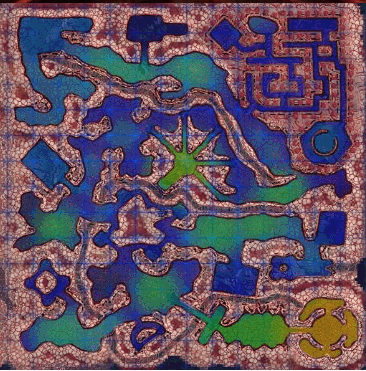
#> input picture data/maps/mantis_hive_map.png, 366 x 371 px, found by its file name
$ python map_analyzer.py
#> lines starting #> are read from the running program, lines starting #| are printed output that depends on the picture; after the words box and inside, x2 and y2 are one past the last pixel; in counts of white or black regions, pixels touching at a corner belong together
"""
Analizador de mapa - Encuentra los valores correctos de threshold
"""

import cv2
import numpy as np
import matplotlib.pyplot as plt
from pathlib import Path

class MapAnalyzer:
    def __init__(self, map_path):
#> called with map_path = 'data/maps/mantis_hive_map.png'
        self.map_path = map_path
        self.img = cv2.imread(map_path)
#> self.img is the input picture: shape (371, 366, 3); mean B, G, R 98.2, 81.1, 98.4
        if self.img is None:
            raise FileNotFoundError(f"No se pudo cargar: {map_path}")

        print(f"✓ Mapa cargado: {self.img.shape}")
#| ✓ Mapa cargado: (371, 366, 3)

    def analyze_colors(self):
        """Analizar distribución de colores"""
        print("\n" + "="*60)
        print("  ANÁLISIS DE COLORES")
        print("="*60 + "\n")

        # Convertir a diferentes espacios de color
        gray = cv2.cvtColor(self.img, cv2.COLOR_BGR2GRAY)
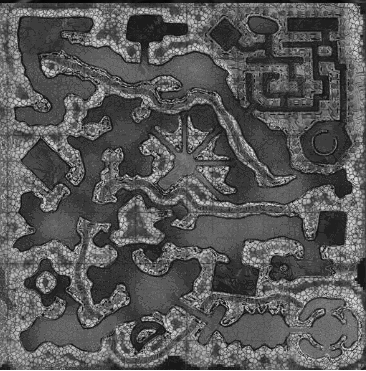
#> gray: shape (371, 366); min 4, max 255, mean 88.2
        hsv = cv2.cvtColor(self.img, cv2.COLOR_BGR2HSV)
#> hsv: shape (371, 366, 3); mean H, S, V 107.6, 123, 125.2

        # Calcular histogramas
        hist_gray = cv2.calcHist([gray], [0], None, [256], [0, 256])
#> hist_gray = 256 values, max 4579 at index 55, min 0 at index 0, mean 530.4

        # Encontrar picos
        peaks = []
        for i in range(1, 255):
            if hist_gray[i] > hist_gray[i-1] and hist_gray[i] > hist_gray[i+1]:
                if hist_gray[i] > 100:  # Threshold mínimo
                    peaks.append((i, hist_gray[i][0]))
#> after the loop, peaks = 56 pairs, first value 16 to 215, second value 113 to 4579

        peaks.sort(key=lambda x: x[1], reverse=True)

        print("📊 Picos en escala de grises (brightness):")
        for i, (value, count) in enumerate(peaks[:5], 1):
            print(f"   {i}. Valor {value} → {int(count)} píxeles")
#> this loop made 5 passes
#> (value, count) on passes 1 to 5: (55, 4579), (90, 4172), (73, 4093), (50, 3588), (61, 3578)
#|    1. Valor 55 → 4579 píxeles
#|    2. Valor 90 → 4172 píxeles
#|    3. Valor 73 → 4093 píxeles
#|    4. Valor 50 → 3588 píxeles
#|    5. Valor 61 → 3578 píxeles

        # Calcular percentiles
        flat_gray = gray.flatten()
        p25 = np.percentile(flat_gray, 25)
#> p25 = 57
        p50 = np.percentile(flat_gray, 50)
#> p50 = 85
        p75 = np.percentile(flat_gray, 75)
#> p75 = 112

        print(f"\n📐 Percentiles:")
        print(f"   25% → {p25:.0f}")
#|    25% → 57
        print(f"   50% (mediana) → {p50:.0f}")
#|    50% (mediana) → 85
        print(f"   75% → {p75:.0f}")
#|    75% → 112

        # Sugerir threshold
        # Los caminos son oscuros, las paredes claras
        # El threshold ideal está entre los dos picos principales
        if len(peaks) >= 2:
            suggested_threshold = int((peaks[0][0] + peaks[1][0]) / 2)
#> suggested_threshold = 72
        else:
            suggested_threshold = int(p50)

        print(f"\n💡 Threshold sugerido: {suggested_threshold}")
#| 💡 Threshold sugerido: 72

        return suggested_threshold

    def visualize_thresholds(self):
        """Probar múltiples thresholds y visualizar"""
        print("\n" + "="*60)
        print("  PROBANDO DIFERENTES THRESHOLDS")
        print("="*60 + "\n")

        gray = cv2.cvtColor(self.img, cv2.COLOR_BGR2GRAY)

        # Probar diferentes valores
        thresholds = [50, 70, 90, 110, 130, 150]

        output_dir = Path('output/threshold_tests')
        output_dir.mkdir(parents=True, exist_ok=True)

        results = []

        for thresh_val in thresholds:
            # Aplicar threshold
            _, binary = cv2.threshold(gray, thresh_val, 255, cv2.THRESH_BINARY_INV)

            # Limpiar
            kernel = np.ones((3, 3), np.uint8)
            cleaned = cv2.morphologyEx(binary, cv2.MORPH_OPEN, kernel, iterations=2)
            cleaned = cv2.morphologyEx(cleaned, cv2.MORPH_CLOSE, kernel, iterations=2)

            # Contar píxeles blancos (caminos)
            white_pixels = np.sum(cleaned > 0)
            total_pixels = cleaned.size
            coverage = (white_pixels / total_pixels) * 100

            # Guardar
            output_path = output_dir / f'threshold_{thresh_val}.png'
            cv2.imwrite(str(output_path), cleaned)

            results.append({
                'threshold': thresh_val,
                'coverage': coverage,
                'path': output_path
            })

            print(f"✓ Threshold {thresh_val}: {coverage:.1f}% de cobertura")

        # Encontrar el mejor (buscar ~30-50% de cobertura)
        best = min(results, key=lambda x: abs(x['coverage'] - 40))

        print(f"\n🎯 Mejor threshold: {best['threshold']} ({best['coverage']:.1f}% cobertura)")
        print(f"   Archivo: {best['path']}")

        return best['threshold']

    def test_color_ranges(self):
        """Probar detección por rangos de color HSV"""
        print("\n" + "="*60)
        print("  ANÁLISIS POR RANGO DE COLOR (HSV)")
        print("="*60 + "\n")

        hsv = cv2.cvtColor(self.img, cv2.COLOR_BGR2HSV)

        # Definir rangos de color para caminos (tonos marrones/rojizos oscuros)
        color_ranges = {
            'brown_dark': {
                'lower': np.array([0, 20, 20]),
                'upper': np.array([30, 255, 100])
            },
            'brown_mid': {
                'lower': np.array([0, 30, 30]),
                'upper': np.array([25, 200, 120])
            },
            'all_dark': {
                'lower': np.array([0, 0, 0]),
                'upper': np.array([180, 255, 100])
            }
        }

        output_dir = Path('output/color_tests')
        output_dir.mkdir(parents=True, exist_ok=True)

        best_result = None
        best_coverage = 0

        for name, ranges in color_ranges.items():
            # Crear máscara
            mask = cv2.inRange(hsv, ranges['lower'], ranges['upper'])

            # Limpiar
            kernel = np.ones((5, 5), np.uint8)
            mask = cv2.morphologyEx(mask, cv2.MORPH_CLOSE, kernel, iterations=3)
            mask = cv2.morphologyEx(mask, cv2.MORPH_OPEN, kernel, iterations=2)

            # Dilatar para conectar
            kernel_dilate = np.ones((3, 3), np.uint8)
            mask = cv2.dilate(mask, kernel_dilate, iterations=2)

            # Calcular cobertura
            coverage = (np.sum(mask > 0) / mask.size) * 100

            # Guardar
            output_path = output_dir / f'color_{name}.png'
            cv2.imwrite(str(output_path), mask)

            print(f"✓ Rango '{name}': {coverage:.1f}% cobertura")

            # Buscar cobertura ~40-60%
            if 35 <= coverage <= 65:
                if abs(coverage - 50) < abs(best_coverage - 50):
                    best_coverage = coverage
                    best_result = (name, mask, ranges)

        if best_result:
            print(f"\n🎯 Mejor rango de color: '{best_result[0]}' ({best_coverage:.1f}% cobertura)")
            return best_result[0], best_result[2]

        return None, None


# EJECUTAR ANÁLISIS
if __name__ == '__main__':
    print("="*60)
    print("  ANALIZADOR DE MAPA - MANTIS HIVE")
    print("="*60)

    analyzer = MapAnalyzer('data/maps/mantis_hive_map.png')

    # Análisis 1: Colores
    suggested_threshold = analyzer.analyze_colors()
#> suggested_threshold = 72

    # Análisis 2: Probar thresholds
    best_threshold = analyzer.visualize_thresholds()
#> the loop in visualize_thresholds, `for thresh_val in thresholds:` made 6 passes
#> (white_pixels, coverage) on passes 1 to 6: (7214, 5.31), (27854, 20.51), (48559, 35.76), (81781, 60.23), (102031, 75.14), (116863, 86.06)
#| ✓ Threshold 50: 5.3% de cobertura
#| ✓ Threshold 70: 20.5% de cobertura
#| ✓ Threshold 90: 35.8% de cobertura
#| ✓ Threshold 110: 60.2% de cobertura
#| ✓ Threshold 130: 75.1% de cobertura
#| ✓ Threshold 150: 86.1% de cobertura
#> pass 1, in visualize_thresholds, `_, binary = cv2.threshold(gray, thresh_val, 255, cv2.THRESH_BINARY_INV)`:
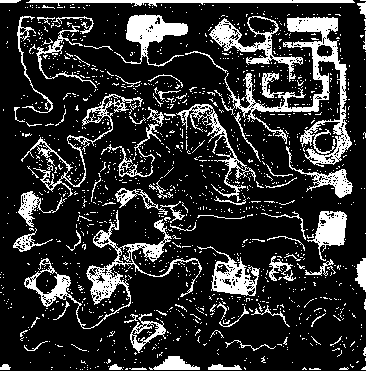
#> binary: shape (371, 366); 18.6% white; 1453 white regions (1376 under 20 px), largest, box (x1, y1, x2, y2) and area: (221, 17, 352, 167) 4096, (24, 210, 202, 329) 2676, (114, 14, 188, 67) 1408
#> pass 1, in visualize_thresholds, `cleaned = cv2.morphologyEx(cleaned, cv2.MORPH_CLOSE, kernel, iteration..`:
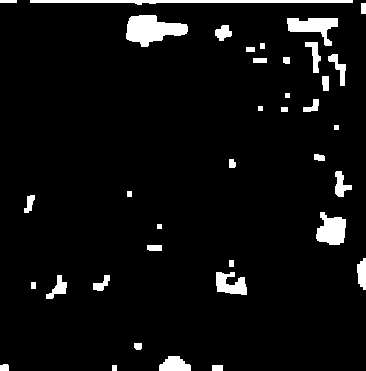
#> cleaned: shape (371, 366); 5.3% white; 37 white regions, largest, box (x1, y1, x2, y2) and area: (126, 15, 188, 47) 1227, (30, 0, 353, 5) 988, (287, 18, 338, 46) 714
#> pass 2, in visualize_thresholds, `_, binary = cv2.threshold(gray, thresh_val, 255, cv2.THRESH_BINARY_INV)`:
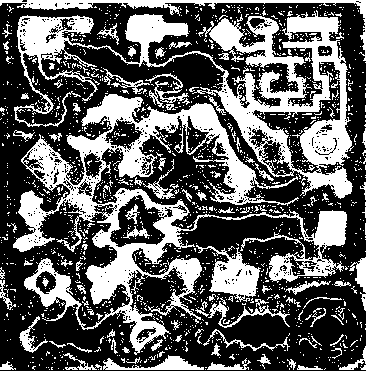
#> binary: shape (371, 366); 36.8% white; 1649 white regions (1550 under 20 px), largest, box (x1, y1, x2, y2) and area: (13, 94, 347, 355) 19648, (14, 10, 354, 199) 15412, (0, 0, 366, 61) 1961
#> after the loop in visualize_thresholds, `for thresh_val in thresholds:`:
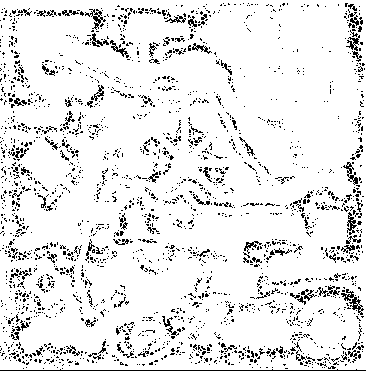
#> binary: shape (371, 366); 90.9% white; black in thin lines or dots
#> after the loop in visualize_thresholds, `for thresh_val in thresholds:`: results = 6 items
#> in visualize_thresholds, `best = min(results, key=lambda x: abs(x['coverage'] - 40))`: best = 3 items
#| 🎯 Mejor threshold: 90 (35.8% cobertura)
#|    Archivo: output/threshold_tests/threshold_90.png
#> best_threshold = 90

    # Análisis 3: Por rango de color
    best_color_name, best_color_range = analyzer.test_color_ranges()
#> the loop in test_color_ranges, `for name, ranges in color_ranges.items():` made 3 passes
#> coverage on passes 1 to 3: 3.65, 11.74, 73.85
#| ✓ Rango 'brown_dark': 3.6% cobertura
#| ✓ Rango 'brown_mid': 11.7% cobertura
#| ✓ Rango 'all_dark': 73.9% cobertura
#> pass 1, in test_color_ranges, `mask = cv2.morphologyEx(mask, cv2.MORPH_OPEN, kernel, iterations=2)`:
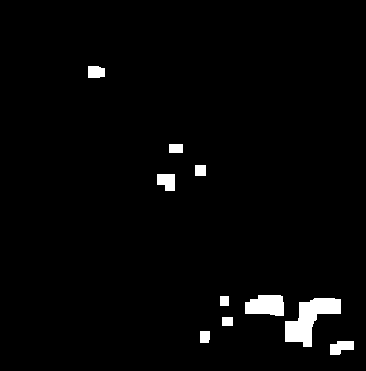
#> mask: shape (371, 366); 2.4% white; 10 white regions, largest, box (x1, y1, x2, y2) and area: (285, 298, 341, 347) 1364, (245, 295, 284, 316) 688, (157, 174, 175, 191) 258
#> pass 1, in test_color_ranges, `mask = cv2.dilate(mask, kernel_dilate, iterations=2)`:
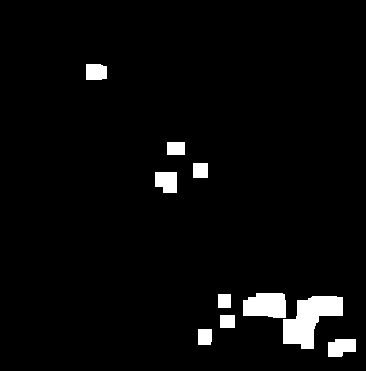
#> mask: shape (371, 366); 3.6% white; 10 white regions, largest, box (x1, y1, x2, y2) and area: (283, 296, 343, 349) 1800, (243, 293, 286, 318) 944, (328, 339, 356, 357) 417
#> after the loop in test_color_ranges, `for name, ranges in color_ranges.items():`: best_coverage = 0

    print("\n" + "="*60)
    print("  RESUMEN DE RECOMENDACIONES")
    print("="*60)
    print(f"\n1️⃣ Threshold sugerido (análisis): {suggested_threshold}")
#| 1️⃣ Threshold sugerido (análisis): 72
    print(f"2️⃣ Mejor threshold (pruebas): {best_threshold}")
#| 2️⃣ Mejor threshold (pruebas): 90
    if best_color_name:
        print(f"3️⃣ Mejor rango de color: {best_color_name}")
        print(f"   Lower: {best_color_range['lower']}")
        print(f"   Upper: {best_color_range['upper']}")

    print(f"\n📁 Revisa las imágenes en:")
    print(f"   • output/threshold_tests/")
    print(f"   • output/color_tests/")
    print(f"\n💡 Busca la imagen que mejor separa caminos de paredes\n")
